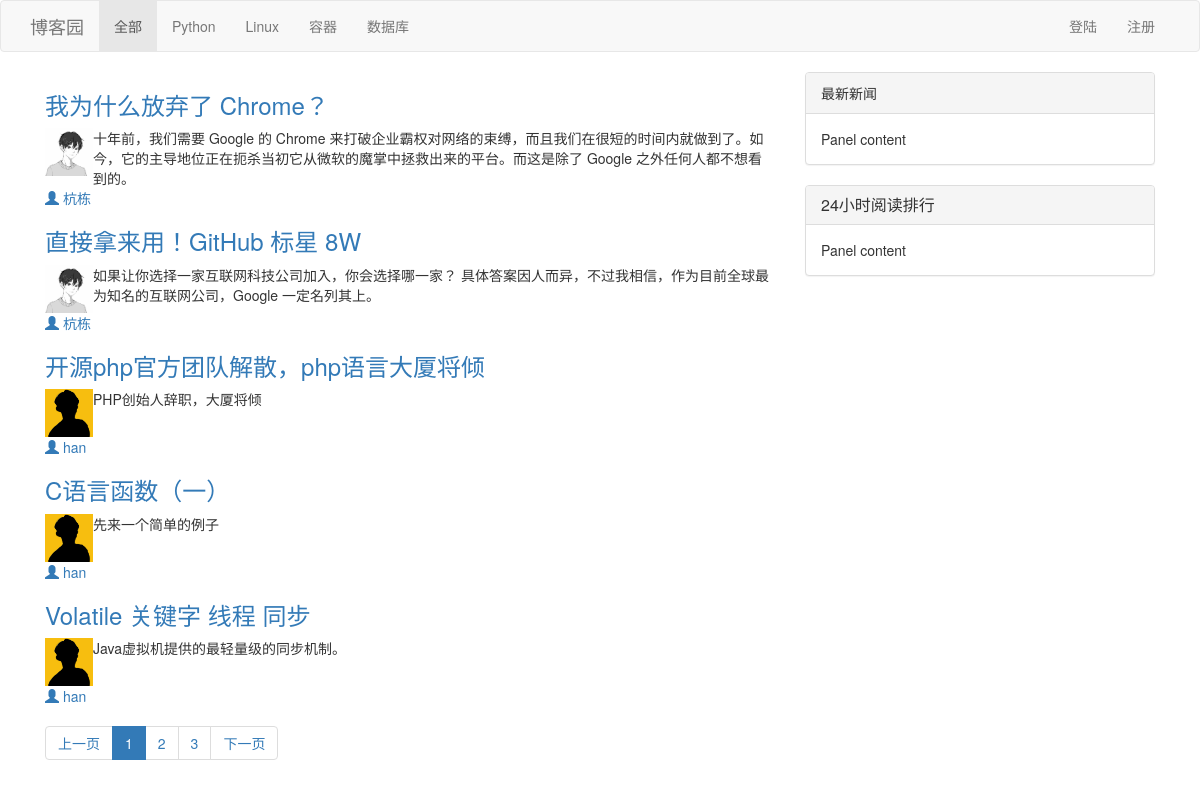
Before: / with the older database file.
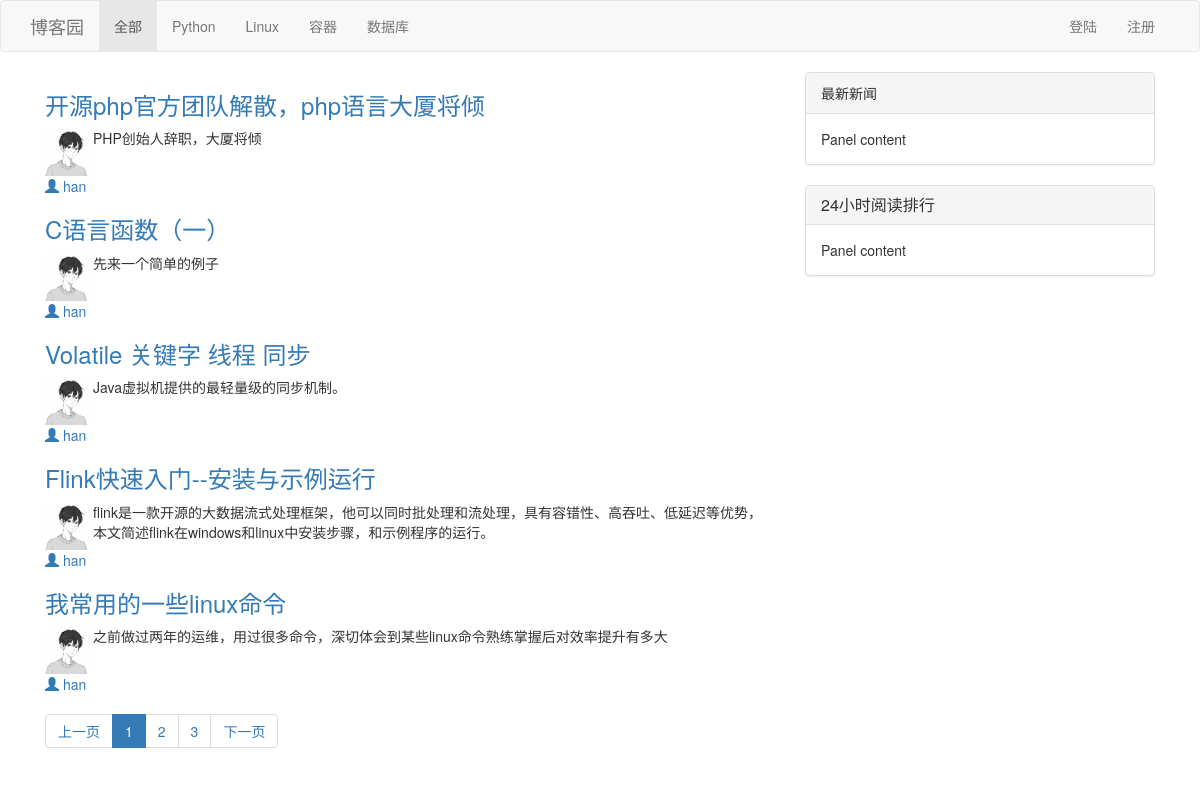
After: the same page with the newer database file.
### app01/models.py (models this page shows, shortened)
class Article(models.Model):
    nid = models.BigAutoField(primary_key=True)
    title = models.CharField(verbose_name='文章标题', max_length=128)
    summary = models.CharField(verbose_name='文章简介', max_length=255)
    read_count = models.IntegerField(default=0)
    comment_count = models.IntegerField(default=0)
    up_count = models.IntegerField(default=0)
    down_count = models.IntegerField(default=0)
    create_time = models.DateTimeField(verbose_name='创建时间', auto_now_add=True)
    blog = models.ForeignKey(verbose_name='所属博客', to='Blog', to_field='nid',on_delete=models.CASCADE)
    category = models.ForeignKey(verbose_name='文章类型', to='Category', to_field='nid', null=True,on_delete=models.SET_NULL)
    type_choices = [
        (1, "Python"),
        (2, "Linux"),
        (3, "容器"),
        (4, "数据库"),
    ]
    article_type_id = models.IntegerField(choices=type_choices, default=None)
    tags = models.ManyToManyField(
        to="Tag",
        through='Article2Tag',
        through_fields=('article', 'tag'),
    )

class Blog(models.Model):
    nid = models.BigAutoField(primary_key=True)
    title = models.CharField(verbose_name='个人博客标题', max_length=64)
    site = models.CharField(verbose_name='个人博客前缀', max_length=32, unique=True)
    theme = models.CharField(verbose_name='博客主题', max_length=32)
    user = models.OneToOneField(to='UserInfo', to_field='nid',on_delete=models.CASCADE)

class UserInfo(models.Model):
    nid = models.BigAutoField(primary_key=True)
    username = models.CharField(verbose_name='用户名', max_length=32, unique=True)
    password = models.CharField(verbose_name='密码', max_length=64)
    nickname = models.CharField(verbose_name='昵称', max_length=32)
    email = models.EmailField(verbose_name='邮箱', unique=True)
    avatar = models.ImageField(verbose_name='头像',upload_to='static/images')
    create_time = models.DateTimeField(verbose_name='创建时间', auto_now_add=True)
    fans = models.ManyToManyField(verbose_name='粉丝们',
                                  to='UserInfo',
                                  through='UserFans',
                                  related_name='f',
                                  through_fields=('user', 'follower'))

### app01/views.py (the view)
# urls.py: url(r'all/(?P<type_id>\d+)',views.index),
def index(request,*args,**kwargs):
    username = request.session.get('username')
    nickname = request.session.get('nickname')
    user = ""
    if not username:
        session_stat = 0
    else:
        session_stat =1
        user = models.UserInfo.objects.filter(username=username).first()
    type_choice_list = models.Article.type_choices
    condition = {}
    type_id = int(kwargs.get('type_id')) if kwargs.get('type_id') else None
    if type_id:
        condition['article_type_id'] = type_id
    article_list = models.Article.objects.filter(**condition)
    all_count = article_list.count()
    page_info = PageInfo(request.GET.get('page'), all_count, 5, request.path_info, 11)
    article_list_page = article_list[page_info.start():page_info.end()]
    return render(request,'index.html',
    {
        'type_id':type_id,
        'type_choice_list':type_choice_list,
        'article_list_page':article_list_page,
        'page_info': page_info,
        'session_stat':session_stat,
        'nickname':nickname,
        'user':user,
    })

### app01/templatetags/mytags.py (called while the page is built)
@register.simple_tag
def my_avatar(arg1,arg2):
    return arg1 + str(arg2)

### utils/pager.py (called while the page is built)
    def start(self):
        return (self.current_page-1) * self.per_page

    def end(self):
        return self.current_page * self.per_page

### templates/index.html (shortened to what this page needs)
{% load mytags %}
<!DOCTYPE html>
<html lang="en">
<head>
    <link rel="stylesheet" href="/static/css/common.css">
    <link rel="stylesheet" href="/static/plugin/bootstrap-3.3.7-dist/css/bootstrap.css">
</head>
<body>
<nav class="navbar navbar-default">
  <div class="container">
    <div class="navbar-header">
      <a class="navbar-brand" href="#">博客园</a>
    </div>
    <div class="collapse navbar-collapse" id="bs-example-navbar-collapse-1">
      <ul class="nav navbar-nav">
      {%  if type_id %}
          <li><a href="/">全部</a></li>
      {% else %}
           <li class="active"><a href="/">全部</a></li>
      {% endif %}
          {% for item in type_choice_list  %}
              {% if item.0 == type_id %}
                  <li class="active"><a href="/all/{{ item.0 }}">{{ item.1 }}</a></li>
              {% else %}
                  <li><a href="/all/{{ item.0 }}">{{ item.1 }}</a></li>
              {% endif %}
          {% endfor %}
      </ul>
    {% if session_stat %}
    <ul class="nav navbar-nav navbar-right">
        <li><a href="/{{ user.blog.site }}">{{ nickname }}</a></li>
        <li><a href="/{{ user.blog.site }}">我的博客</a></li>
        <li><a href="/back">管理</a></li>
        <li><a href="/login/">退出</a></li>
      </ul>
    {% else %}
    <ul class="nav navbar-nav navbar-right">
        <li><a href="/login/">登陆</a></li>
        <li><a href="/register/">注册</a></li>
      </ul>
    {% endif %}
    </div>
  </div>
</nav>
<div>
    <div class="container">
        <div class="col-md-8">
            <div>
                {% for article in article_list_page %}
                    <div class="article-item">
                        <h3 class="art-head"><a href="">{{ article.title }}</a></h3>
                    <div class="art-body clearfix">
                        <a class="left" href=""><img class="head_icon" style="width: 48px;height: 48px;" src= {% my_avatar "/" article.blog.user.avatar  %} ></a>
                        {{ article.summary }}
                    </div>
                    <div class="art-foot">
                        <a href="">
                            <span class="glyphicon glyphicon-user"></span>
                            {{ article.blog.user.nickname }}
                        </a>
                    </div>
                    </div>
                {% endfor %}
            </div>
          {% if article_list_page %}
            <nav aria-label="Page navigation">
              <ul class="pagination">
                  {{ page_info.pager|safe }}
              </ul>
            </nav>
            {% endif %}
        </div>
        <div class="col-md-4">
            <div class="panel panel-default">
              <div class="panel-heading">最新新闻</div>
              <div class="panel-body">
                Panel content
              </div>
            </div>
            <div class="panel panel-default">
              <div class="panel-heading">
                <h3 class="panel-title">24小时阅读排行</h3>
              </div>
              <div class="panel-body">
                Panel content
              </div>
            </div>
        </div>
    </div>
</div>
</body>
</html>

Changed rows visible on the page:
removed Article: title "我为什么放弃了 Chrome？", blog.avatar (picture), summary "十年前，我们需要 Google 的 Chrome 来打破企业霸权对网络的束缚，而且我们在很短的时间内就做到了。如今，它的主导地位正在扼杀当初它从微软的魔掌中拯救出来的平台。而这是除了 Google 之外任何人都不想看到的。", blog.user.nickname "杭栋"
removed Article: title "直接拿来用！GitHub 标星 8W", blog.avatar (picture), summary "如果让你选择一家互联网科技公司加入，你会选择哪一家？ 具体答案因人而异，不过我相信，作为目前全球最为知名的互联网公司，Google 一定名列其上。", blog.user.nickname "杭栋"
changed Article "开源php官方团队解散，php语言大厦将倾": blog.avatar: a different picture
changed Article "C语言函数（一）": blog.avatar: a different picture
changed Article "Volatile 关键字 线程 同步": blog.avatar: a different picture
now on this page (row edited): Article: title "Flink快速入门--安装与示例运行", blog.avatar (picture), summary "flink是一款开源的大数据流式处理框架，他可以同时批处理和流处理，具有容错性、高吞吐、低延迟等优势，本文简述flink在windows和linux中安装步骤，和示例程序的运行。", blog.user.nickname "han"
now on this page (row unchanged): Article: title "我常用的一些linux命令", blog.avatar (picture), summary "之前做过两年的运维，用过很多命令，深切体会到某些linux命令熟练掌握后对效率提升有多大", blog.user.nickname "han"
